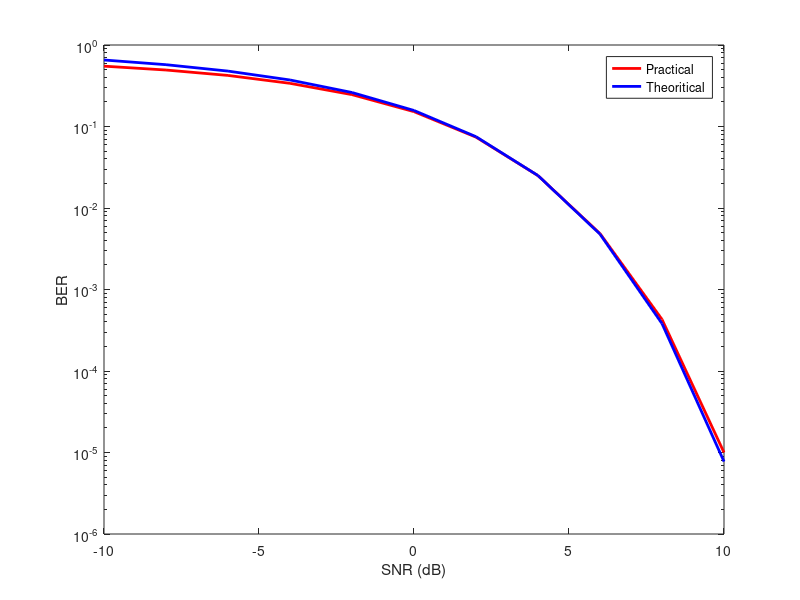

The MATLAB source for this figure: (Note: this script raises an error after producing the figure.)
clear all;
close all;

SNR_db = -10:2:10;
SNR = 10.^(SNR_db/10);

OQPSK = 2*qfunc(sqrt(2*SNR));
OQPSK_sim = [0.55 0.4932 0.4233 0.3386 0.246 0.1521 0.07403 0.02496 0.00486 0.00043 1e-5];

figure;
practical = semilogy(SNR_db, OQPSK_sim, 'r', 'LineWidth', 2);
hold on;
theoritical = semilogy(SNR_db, OQPSK, 'b', 'LineWidth', 2);
hold on;
xlabel('SNR (dB)');
ylabel('BER');
legend([practical theoritical], 'Practical', 'Theoritical');
hold on;
datacursormode on;